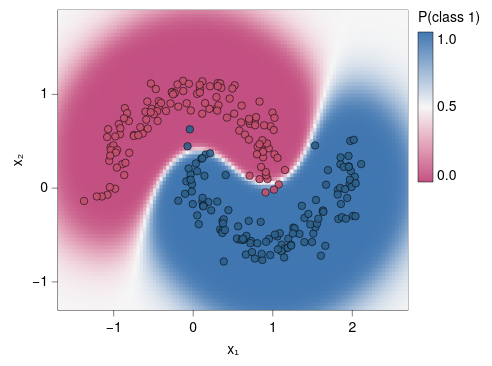

Specify this chart in Vega-Lite:
### Vega-Lite specification from a JSON file in a GitHub repository (floating-point values rounded to 4 significant figures; data arrays with more than 128 entries replaced by an {"elided": "..."} marker saying what was removed)
{"background": null, "config": {"arc": {"fill": "#DBDBDB", "fillOpacity": 1.0, "innerRadius": 37.5, "padAngle": 0.03, "stroke": "black", "strokeOpacity": 1, "strokeWidth": 0.25}, "area": {"fill": "#DBDBDB", "fillOpacity": 1.0, "stroke": "black", "strokeOpacity": 1, "strokeWidth": 0.25}, "axis": {"domain": true, "domainCap": "round", "domainColor": "black", "domainWidth": 0.25, "grid": false, "gridCap": "round", "gridColor": "#F1F1F1", "gridDash": [0, 0], "gridOpacity": 1.0, "gridWidth": 0.25, "labelColor": "black", "labelFont": "Helvetica Neue, HelveticaNeue, Helvetica, Arial, sans-serif", "labelFontSize": 7, "labelFontStyle": "normal", "labelFontWeight": 400, "offset": 0, "ticks": true, "tickCap": "round", "tickColor": "black", "tickRound": false, "tickSize": 3, "tickWidth": 0.25, "titleColor": "black", "titleFont": "Helvetica Neue, HelveticaNeue, Helvetica, Arial, sans-serif", "titleFontSize": 7, "titleFontStyle": "normal", "titleFontWeight": 400}, "axisX": {"domain": true, "labelAlign": "center", "labelAngle": 0, "labels": true, "ticks": true, "translate": 0}, "axisY": {"domain": true, "labelAlign": "right", "labelAngle": 0, "labels": true, "ticks": true, "translate": 0}, "axisRight": {"domain": true, "labelAlign": "left", "labelAngle": 0, "labels": true, "ticks": true, "translate": 0}, "axisTop": {"domain": true, "labelAlign": "center", "labelAngle": 0, "labels": true, "ticks": true, "translate": 0}, "axisBand": {"tickOffset": 0}, "bar": {"fill": "#DBDBDB", "fillOpacity": 1.0, "stroke": "black", "strokeOpacity": 1, "strokeWidth": 0.25}, "boxplot": {"size": 13.5, "ticks": {"cornerRadius": 0.25, "fill": "black", "opacity": 1, "size": 6.75, "thickness": 0.25}, "box": {"fillOpacity": 1.0, "stroke": "black", "strokeOpacity": 1, "strokeWidth": 0.25}, "median": {"cornerRadius": 0, "fill": "black", "fillOpacity": 1.0, "opacity": 1, "size": 13.5, "thickness": 0.25}, "rule": {"fill": "black", "fillOpacity": 1.0, "size": 15.0, "stroke": "black", "strokeDash": [0, 0], "strokeOpacity": 1, "strokeWidth": 0.25}, "outliers": {"color": "black", "fill": "black", "fillOpacity": 1.0, "size": 0, "stroke": "black", "strokeOpacity": 1, "strokeWidth": 0.25}}, "circle": {"fill": "black", "fillOpacity": 1.0, "size": 1.875, "stroke": null, "strokeOpacity": 1, "strokeWidth": 0.25}, "errorband": {"band": {"fillOpacity": 0.6, "stroke": null, "strokeWidth": 0.25, "strokeOpacity": 1}, "borders": {"opacity": 0, "strokeOpacity": 0.25, "strokeWidth": 1}}, "errorbar": {"opacity": 1, "rule": {"strokeDash": [0, 0], "strokeWidth": 0.25}, "ticks": {"color": "black", "cornerRadius": 0.125, "opacity": 1, "size": 9.0, "thickness": 0.25}, "thickness": 0.25}, "font": "Helvetica Neue, HelveticaNeue, Helvetica, Arial, sans-serif", "geoshape": {"fill": "#DBDBDB", "fillOpacity": 1.0, "stroke": "black", "strokeOpacity": 1, "strokeWidth": 0.25}, "header": {"labelColor": "black", "labelFont": "Helvetica Neue, HelveticaNeue, Helvetica, Arial, sans-serif", "labelFontSize": 7, "labelFontStyle": "normal", "labelFontWeight": 400, "titleColor": "black", "titleFont": "Helvetica Neue, HelveticaNeue, Helvetica, Arial, sans-serif", "titleFontSize": 7, "titleFontStyle": "normal", "titleFontWeight": 400, "titlePadding": 0}, "legend": {"disable": false, "offset": 4.5, "titlePadding": 4, "labelOffset": 2, "gradientLabelOffset": 2, "gradientLength": 75.0, "gradientThickness": 7.5, "gradientOpacity": 1.0, "gradientStrokeColor": "black", "gradientStrokeWidth": 0.25, "labelColor": "black", "labelFont": "Helvetica Neue, HelveticaNeue, Helvetica, Arial, sans-serif", "labelFontSize": 7, "labelFontStyle": "normal", "labelFontWeight": 400, "strokeColor": "black", "strokeWidth": 0, "symbolSize": 42, "symbolStrokeColor": "black", "symbolStrokeWidth": 0.25, "titleColor": "black", "titleFont": "Helvetica Neue, HelveticaNeue, Helvetica, Arial, sans-serif", "titleFontSize": 7, "titleFontStyle": "normal", "titleFontWeight": 400}, "line": {"color": "black", "stroke": "black", "strokeCap": "butt", "strokeDash": [0, 0], "strokeOpacity": 1, "strokeWidth": 0.5}, "point": {"filled": true, "fill": "#DBDBDB", "fillOpacity": 1.0, "size": 7.5, "stroke": "black", "strokeOpacity": 1, "strokeWidth": 0.25}, "range": {"category": ["#B2B2B2", "#636363", "#4A7CD3", "#008542", "#382864", "#509F98", "#284F93", "#005226", "#A398D6", "#173633"], "diverging": {"scheme": ["#C35082", "#CE6D94", "#D989A7", "#E2A4BA", "#EABFCE", "#F1DBE2", "#F6F6F6", "#D7E0EB", "#B9CBE0", "#9BB6D5", "#7DA1C9", "#5F8CBD", "#4177B1"]}, "heatmap": {"scheme": ["#32022B", "#43044D", "#4C196E", "#4D338C", "#484DA6", "#3A68BB", "#1D83CA", "#1D9CCB", "#23B5C9", "#28CDC5", "#4DE0B4", "#91EE9F"]}, "ordinal": {"scheme": ["#F1F1F1", "#DBDBDB", "#C6C6C6", "#B2B2B2", "#9D9D9D", "#898989", "#767676", "#636363", "#515151", "#404040", "#2F2F2F", "#1F1F1F"]}, "ramp": {"scheme": ["#32022B", "#43044D", "#4C196E", "#4D338C", "#484DA6", "#3A68BB", "#1D83CA", "#1D9CCB", "#23B5C9", "#28CDC5", "#4DE0B4", "#91EE9F"]}}, "rule": {"color": "black", "stroke": "black", "strokeCap": "round", "strokeDash": [2, 2], "strokeOpacity": 1, "strokeWidth": 0.25}, "scale": {"bandPaddingInner": 0.1, "bandPaddingOuter": 0.1, "round": false}, "rect": {"fill": "#DBDBDB", "fillOpacity": 1.0, "stroke": "black", "strokeOpacity": 1, "strokeWidth": 0.25}, "square": {"fill": "#DBDBDB", "fillOpacity": 1.0, "size": 15.0, "stroke": "black", "strokeOpacity": 1, "strokeWidth": 0.25}, "text": {"color": "black", "font": "Helvetica Neue, HelveticaNeue, Helvetica, Arial, sans-serif", "fontSize": 7, "fontStyle": "normal", "fontWeight": 400}, "tick": {"color": "black", "cornerRadius": 0.125, "opacity": 1.0, "size": 13.5, "thickness": 0.25}, "title": {"anchor": "middle", "frame": "group", "color": "black", "font": "Helvetica Neue, HelveticaNeue, Helvetica, Arial, sans-serif", "fontSize": 7, "fontStyle": "normal", "fontWeight": 400, "subtitleColor": "black", "subtitleFont": "Helvetica Neue, HelveticaNeue, Helvetica, Arial, sans-serif", "subtitleFontSize": "Helvetica Neue, HelveticaNeue, Helvetica, Arial, sans-serif", "subtitleFontStyle": "normal", "subtitleFontWeight": 400}, "trail": {"color": "black", "opacity": 1, "size": 0.5}, "view": {"continuousWidth": 175, "continuousHeight": 150, "discreteWidth": 175, "discreteHeight": 150, "fill": null, "stroke": "black", "strokeWidth": 0.25}}, "layer": [{"data": {"name": "data-a8b8d0997e4843145741a87417fa5c85"}, "mark": {"type": "rect", "clip": true, "stroke": null}, "encoding": {"color": {"field": "p", "scale": {"domainMid": 0.5}, "title": "P(class 1)", "type": "quantitative"}, "x": {"field": "x0", "scale": {"domain": [-1.7, 2.7], "nice": false}, "title": "x₁", "type": "quantitative"}, "x2": {"field": "x1"}, "y": {"field": "y0", "scale": {"domain": [-1.3, 1.9], "nice": false}, "title": "x₂", "type": "quantitative"}, "y2": {"field": "y1"}}}, {"data": {"name": "data-5986bbc1ae9793c3c74c3ebbb64d95b1"}, "mark": {"type": "circle", "opacity": 0.9, "size": 14, "stroke": "black", "strokeWidth": 0.3}, "encoding": {"color": {"field": "class", "legend": null, "scale": {"range": ["#C2506E", "#2C5F8A"]}, "type": "nominal"}, "x": {"field": "x", "type": "quantitative"}, "y": {"field": "y", "type": "quantitative"}}}], "$schema": "https://vega.github.io/schema/vega-lite/v6.4.1.json", "datasets": {"data-a8b8d0997e4843145741a87417fa5c85": {"elided": "8640 records"}, "data-5986bbc1ae9793c3c74c3ebbb64d95b1": {"elided": "240 records"}}}
